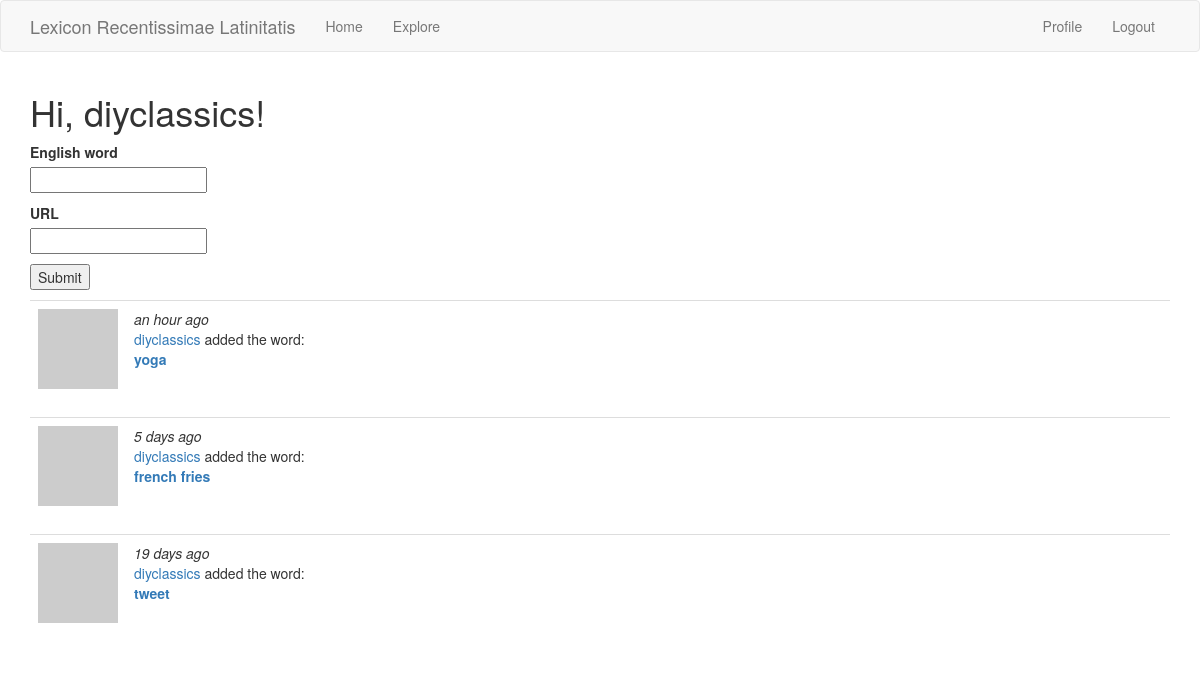
The app's page /index (signed in) with its own data.
### app/models.py (models this page shows, shortened)
class User(UserMixin, db.Model):
    id = db.Column(db.Integer, primary_key=True)
    username = db.Column(db.String(64), index=True, unique=True)
    email = db.Column(db.String(120), index=True, unique=True)
    password_hash = db.Column(db.String(128))
    posts = db.relationship('Entry', backref='author', lazy='dynamic')
    about_me = db.Column(db.String(140))
    last_seen = db.Column(db.DateTime, default=datetime.utcnow)
    def avatar(self, size):
        digest = md5(self.email.lower().encode('utf-8')).hexdigest()
        return 'https://www.gravatar.com/avatar/{}?d=identicon&s={}'.format(
            digest, size)
    def submitted_entries(self):
        submitted = Entry.query.filter_by(user_id=self.id)
        return submitted.order_by(Entry.timestamp.desc())

class Entry(db.Model):
    id = db.Column(db.Integer, primary_key=True)
    definitions = db.relationship('Definitions', backref='entry', lazy='dynamic')
    url = db.Column(db.String)
    english_word = db.Column(db.String, index=True, unique=True)
    latin_top_choice = db.Column(db.String, index=True)
    tweet_id = db.Column(db.String, index=True)
    username = db.Column(db.String)
    body = db.Column(db.String(140))
    tweet_date = db.Column(db.DateTime)
    timestamp = db.Column(db.DateTime, index=True, default=datetime.utcnow)
    user_id = db.Column(db.Integer, db.ForeignKey('user.id'))

### app/routes.py (the view, shortened to what this page needs)
@app.route('/', methods=['GET', 'POST'])
@app.route('/index', methods=['GET', 'POST'])
@login_required
def index():
    form = EntryForm()
    entries = current_user.submitted_entries().all()
    return render_template("index.html", title='Home Page', form=form,
                           entries=entries)

### app/forms.py
class EntryForm(FlaskForm):
    english_word = StringField('English word', validators=[
        DataRequired(), Length(min=1, max=140)])
    url = StringField('URL', validators=[
        DataRequired(), Length(min=1, max=140)])
    submit = SubmitField('Submit')

### app/models.py (called while the page is built)
@login.user_loader
def load_user(id):
    return User.query.get(int(id))

### app/routes.py (called while the page is built)
@app.before_request
def before_request():
    if current_user.is_authenticated:
        current_user.last_seen = datetime.utcnow()
        db.session.commit()

### app/templates/index.html (shortened to what this page needs)
{% extends "base.html" %}
{% block app_content %}
    {% if form %}
    <h1>Hi, {{ current_user.username }}!</h1>
    <form action="" method="post">
        <p>
            {{ form.english_word.label }}<br>
            {{ form.english_word(cols=32, rows=4) }}<br>
        </p>
        <p>
            {{ form.url.label }}<br>
            {{ form.url(cols=32, rows=4) }}<br>
        </p>
        <p>{{ form.submit() }}</p>
    </form>
    {% endif %}
    {% for entry in entries %}
      {% include '_post.html' %}
    {% endfor %}
{% endblock %}

### app/templates/_post.html
<table class="table table-hover">
    <tr>
        <td width="70px">
            <a href="{{ url_for('user', username=entry.author.username) }}">
                <img src="{{ entry.author.avatar(70) }}" />
            </a>
        </td>
        <td>
            <i>{{ moment(entry.timestamp).fromNow() }}</i>
            <br>
            <a href="{{ url_for('user', username=entry.author.username) }}">
                {{ entry.author.username }}
            </a>
            added the word:
            <br>
            <b><a href="{{ url_for('entry', english_word=entry.english_word) }}">
              {{ entry.english_word }}
            </a></b>
        </td>
    </tr>
</table>

### records on screen
User: username "diyclassics"
Entry: timestamp "an hour ago", author.username "diyclassics", english_word "yoga"
Entry: timestamp "5 days ago", author.username "diyclassics", english_word "french fries"
Entry: timestamp "19 days ago", author.username "diyclassics", english_word "tweet"
